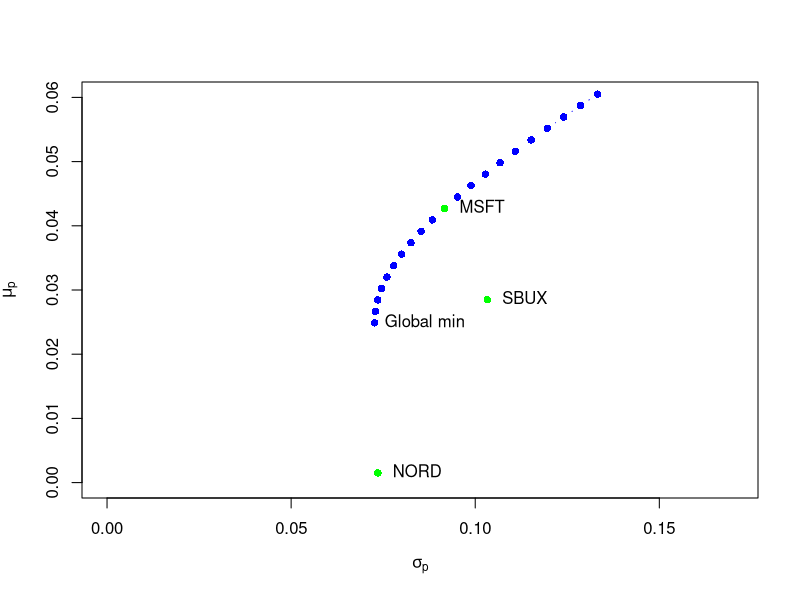

Write the R code that produced this figure.
## ---- chunk 1
sd.vec = c()
## ---- chunk 2
asset.names <- c(" MSFT "," NORD "," SBUX ")
mu.vec = c (0.0427 , 0.0015 , 0.0285)
names(mu.vec) = asset.names
sigma.mat = matrix(c(0.0100, 0.0018, 0.0011, 0.0018, 0.0109, 
                     0.0026, 0.0011, 0.0026, 0.0199) ,nrow =3 , ncol =3)
dimnames(sigma.mat) = list(asset.names , asset.names)

print(mu.vec)
print(sigma.mat)
## ---- chunk 3
x.vec = rep(1,3)/3
names(x.vec) = asset.names
mu.p.x = crossprod(x.vec, mu.vec)
sig2.p.x = t(x.vec)%*%sigma.mat%*%x.vec
sig.p.x = sqrt(sig2.p.x)
mu.p.x
sig.p.x
## ---- chunk 4
top.mat = cbind(2*sigma.mat, rep(1,3))
bot.vec = c(rep(1, 3), 0)
Am.mat = rbind(top.mat, bot.vec)
b.vec = c(rep(0, 3), 1)
z.m.mat = solve(Am.mat)%*%b.vec
m.vec = z.m.mat[1:3,1]
m.vec
## ---- chunk 5
mu.gmin = as.numeric(crossprod(m.vec, mu.vec))
mu.gmin
sig2.gmin = as.numeric(t(m.vec)%*%sigma.mat%*%m.vec)
sig.gmin = sqrt(sig2.gmin)
sig.gmin
## ---- chunk 6
one.vec = rep(1 , 3)
sigma.inv.mat = solve(sigma.mat)
top.mat = sigma.inv.mat%*%one.vec
bot.val = as.numeric((t(one.vec)%*%sigma.inv.mat%*%one.vec))
m.mat = top.mat/bot.val
m.mat[ ,1]
## ---- chunk 7
top.mat = cbind(2*sigma.mat, mu.vec, rep(1 , 3) )
mid.vec = c(mu.vec, 0, 0)
bot.vec = c(rep(1, 3), 0, 0)
A.mat = rbind(top.mat, mid.vec, bot.vec)
bmsft.vec = c(rep(0, 3), mu.vec[" MSFT "], 1)
z.mat = solve(A.mat)%*%bmsft.vec
x.vec = z.mat[1:3,]
x.vec
## ---- chunk 8
mu.px = as.numeric(crossprod(x.vec, mu.vec))
mu.px
sig2.px = as.numeric(t(x.vec)%*%sigma.mat%*%x.vec)
sig.px = sqrt(sig2.px)
sig.px
sd.vec <- c(sd.vec, sig.px)
## ---- chunk 9
bsbux.vec = c(rep(0, 3), mu.vec[" SBUX "], 1)
z.mat = solve(A.mat)%*%bsbux.vec
y.vec = z.mat[1:3,]
y.vec
## ---- chunk 10
mu.py = as.numeric(crossprod(y.vec, mu.vec))
sig2.py = as.numeric(t(y.vec)%*%sigma.mat%*%y.vec)
sig.py = sqrt(sig2.py)
mu.py
sig.py
sd.vec <- c(sd.vec, sig.py)
## ---- chunk 11
sigma.xy = as.numeric(t(x.vec)%*%sigma.mat%*%y.vec)
rho.xy = sigma.xy/(sig.px*sig.py)
rho.xy
## ---- chunk 12
M.mat = cbind(mu.vec, one.vec)
B.mat = t(M.mat)%*% solve(sigma.mat)%*%M.mat
mu.tilde.msft = c(mu.vec[" MSFT "], 1)
x.vec.2 = solve(sigma.mat)%*%M.mat%*%solve(B.mat)%*%mu.tilde.msft
x.vec.2
## ---- chunk 13
a = 0.5
z.vec = a*x.vec + (1-a)*y.vec
z.vec
## ---- chunk 14
mu.pz = as.numeric(crossprod(z.vec, mu.vec))
sig2.pz = as.numeric(t(z.vec)%*%sigma.mat%*%z.vec)
sig.pz = sqrt(sig2.pz)
mu.pz
sig.pz
## ---- chunk 15
mu.pz = a*mu.px + (1-a)*mu.py
sig.xy = as.numeric(t(x.vec)%*%sigma.mat%*%y.vec)
sig2.pz = a^2 * sig2.px + (1-a)^2 * sig2.py + 2*a*(1-a)*sig.xy
sig.pz = sqrt(sig2.pz)
mu.pz
sig.pz
## ---- chunk 16
a.nord = (mu.vec[" NORD "] - mu.py)/(mu.px - mu.py)
z.nord = a.nord*x.vec + (1-a.nord)*y.vec
z.nord
## ---- chunk 17
mu.pz.nord = a.nord*mu.px + (1-a.nord)*mu.py
sig2.pz.nord = a.nord^2 * sig2.px + (1-a.nord)^2 * sig2.py + 2*a.nord*(1-a.nord)*sigma.xy
sig.pz.nord = sqrt(sig2.pz.nord)
mu.pz.nord
sig.pz.nord
sd.vec <- c(sd.vec, sig.pz.nord)
## ---- chunk 18
a = seq(from=1, to=-1, by=-0.1)
n.a = length(a)
z.mat = matrix(0, n.a, 3)
mu.z = rep(0, n.a)
sig2.z = rep(0, n.a)
sig.mx = t(m.vec)%*%sigma.mat%*%x.vec
for (i in 1:n.a){
  z.mat[i, ] = a[i]*m.vec + (1-a[i])*x.vec
  mu.z[i] = a[i]*mu.gmin + (1-a[i])*mu.px
  sig2.z[i] = a[i]^2 * sig2.gmin + (1-a[i])^2 * sig2.px + 2*a[i]*(1-a[i])*sig.mx
  }
## ---- chunk 19
plot(sqrt(sig2.z), mu.z, type="b", ylim=c(0, 0.06), xlim=c(0, 0.17), pch =16, col=" blue ", ylab=expression(mu[p]), xlab=expression(sigma[p]))
points(sd.vec, mu.vec, col = "green", pch = 16)
text(sig.gmin, mu.gmin, labels="Global min", pos =4)
text(sd.vec, mu.vec, labels=asset.names, pos=4)
